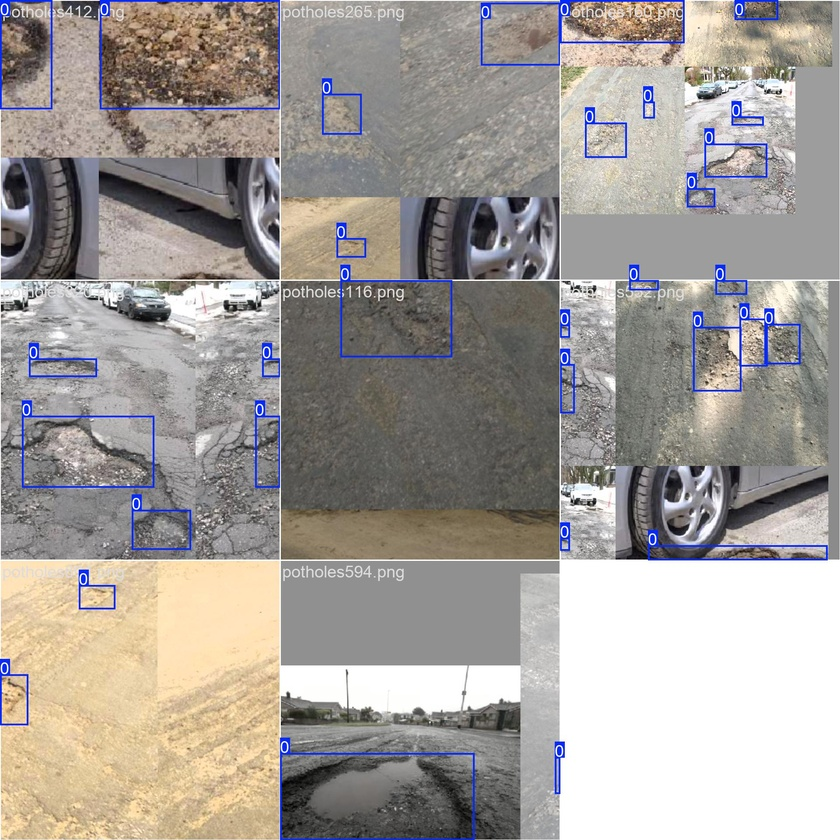
#> input picture Pothole Detection using opencv and yolo/train/train_batch0.jpg, 840 x 840 px, shrunk from 1920 x 1920 before the run
$ python -i opencv_detect.py   (imports and definitions only)   (older library calls are emulated)
#> lines starting #> are read from the running program, lines starting #| are printed output that depends on the picture; after the words box and inside, x2 and y2 are one past the last pixel; in counts of white or black regions, pixels touching at a corner belong together
#> further down, picture is the input picture: shape (840, 840, 3); mean B, G, R 153.3, 157.7, 163.1
import cv2
import numpy as np

def detect_potholes(image):
    """Detect potholes in an image using OpenCV."""
    gray = cv2.cvtColor(image, cv2.COLOR_BGR2GRAY)
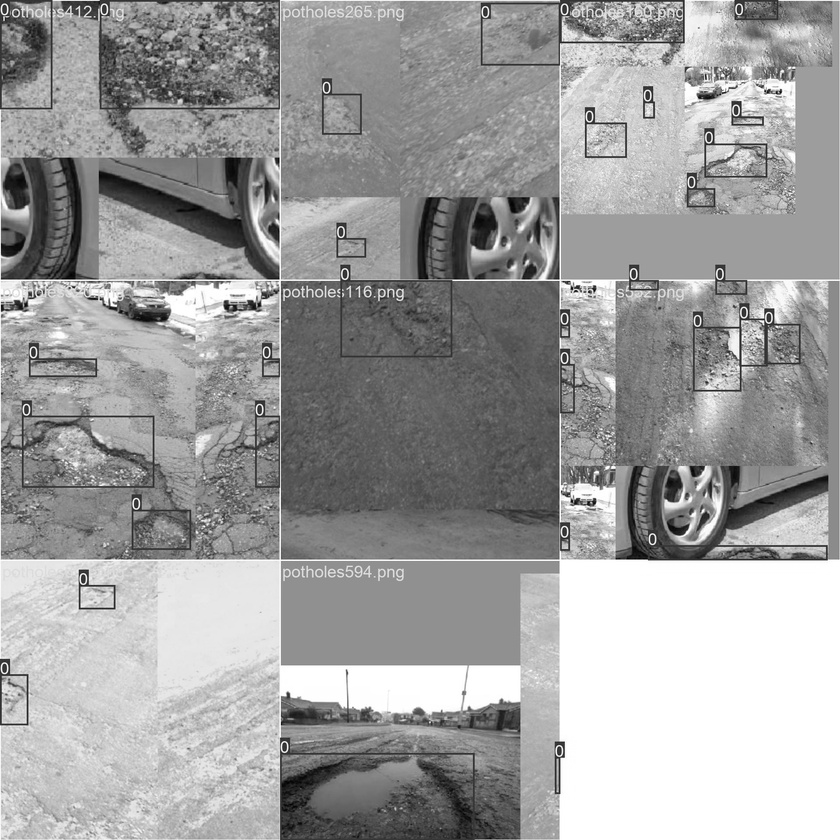
#> gray: shape (840, 840); min 0, max 255, mean 158.8

    blurred = cv2.GaussianBlur(gray, (5, 5), 0)

    thresh = cv2.adaptiveThreshold(blurred, 255, cv2.ADAPTIVE_THRESH_GAUSSIAN_C, cv2.THRESH_BINARY_INV, 11, 2)
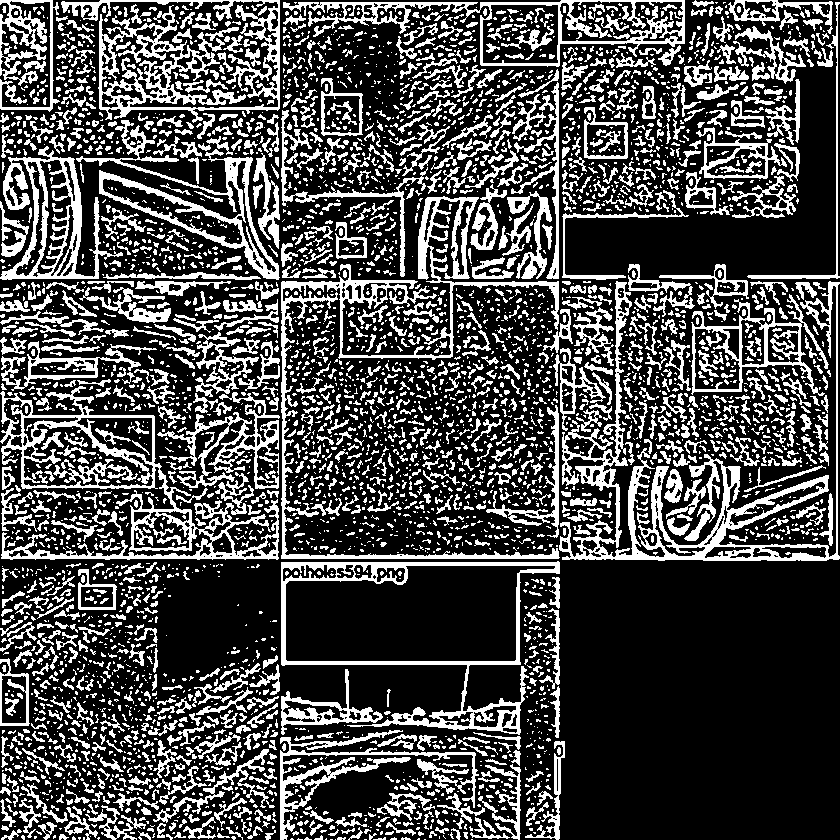
#> thresh: shape (840, 840); 28.7% white; 4433 white regions (3044 under 20 px)

    #edges = cv2.Canny(gray, 50,100)

    laplacian = cv2.Laplacian(thresh, cv2.CV_64F)
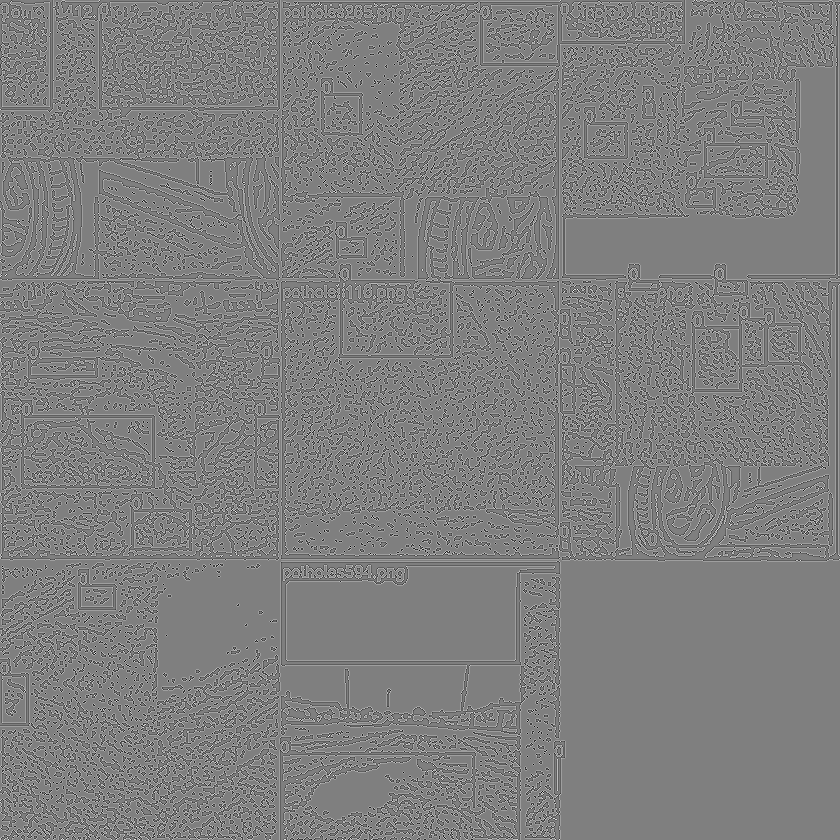
#> laplacian: shape (840, 840) float64; min -1020, max 1020, mean 0; drawn with min black and max white
    laplacian = np.uint8(np.absolute(laplacian))
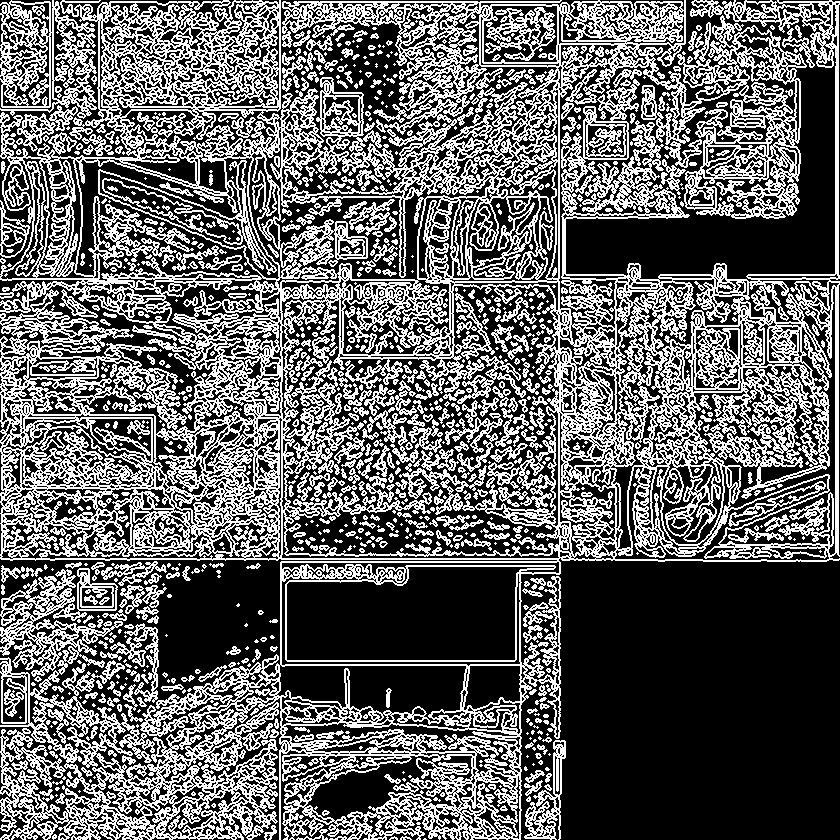
#> laplacian: shape (840, 840); min 0, max 255, mean 99.1

    contours, _ = cv2.findContours(laplacian, cv2.RETR_EXTERNAL, cv2.CHAIN_APPROX_SIMPLE)
#> contours = 325 contours, 197 with area under 20; largest, box (x1, y1, x2, y2) and area: (0, 0, 840, 840) 507008, (0, 0, 97, 119) 8156, (524, 740, 566, 840) 1585, (53, 568, 118, 621) 1408, (100, 623, 159, 703) 994

    for cnt in contours:
        area = cv2.contourArea(cnt)
        perimeter = cv2.arcLength(cnt,True)

        if area > 500 and perimeter > 100:
            approx = cv2.approxPolyDP(cnt, 0.02 * perimeter, True)
            cv2.drawContours(image, [approx], -1, (0, 255, 0), 2)
#> this loop made 325 passes
#> (area, perimeter, approx) on pass 324: (507008.5, 24693.6, [[60, 2], [557, 560], [0, 839], [839, 559]])
#> (area, perimeter) on passes 5, 6, 11, 13, 14, 16: (53, 102.6), (56.5, 66.18), (44, 34.63), (40, 30.63), (51.5, 73.15), (23, 20.14)
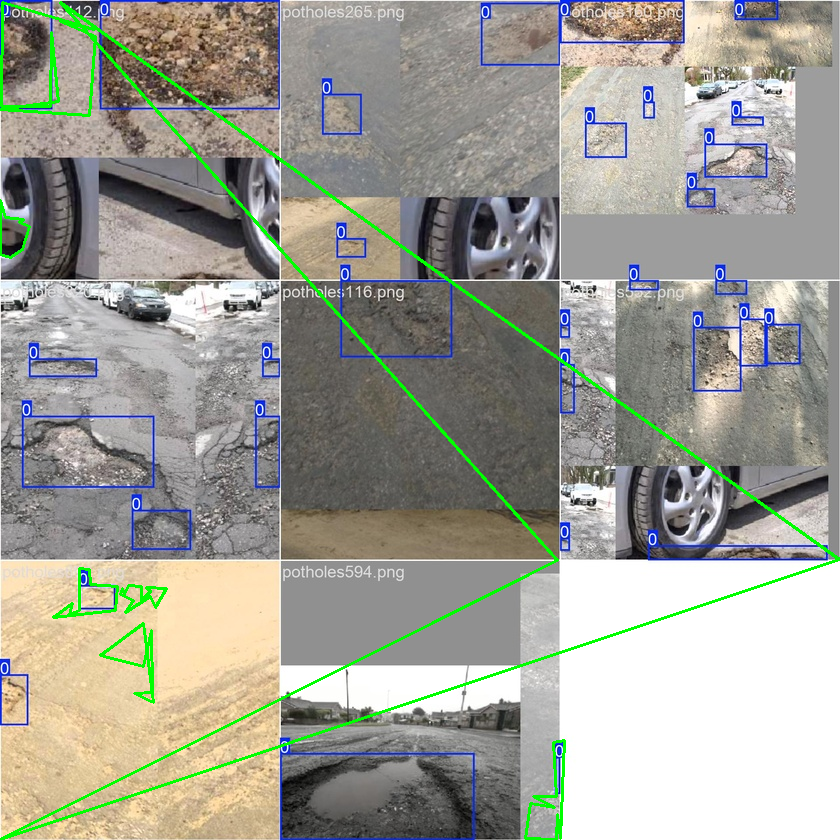
#> image: shape (840, 840, 3); 2.1% of pixels changed, all inside (x1, y1, x2, y2) = (0, 1, 840, 840)
            #x, y, w, h = cv2.boundingRect(cnt)
            #cv2.rectangle(image, (x, y), (x+w, y+h), (0, 0, 255), 2)

    return image

>>> import cv2
>>> picture = cv2.imread('train/train_batch0.jpg')
>>> result = detect_potholes(picture)

$ run again, on Pothole Detection using opencv and yolo/train/train_batch1.jpg
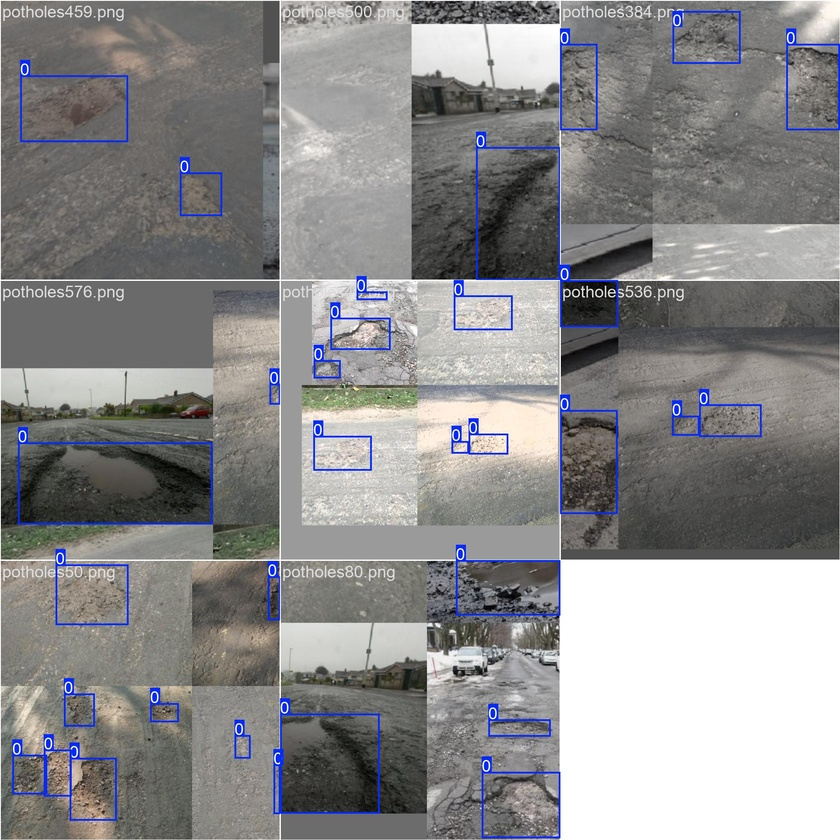
#> input picture Pothole Detection using opencv and yolo/train/train_batch1.jpg, 840 x 840 px, shrunk from 1920 x 1920 before the run
#> picture is the input picture: shape (840, 840, 3); mean B, G, R 139.8, 139, 139.5
#> in detect_potholes, `thresh = cv2.adaptiveThreshold(blurred, 255, cv2.ADAPTIVE_THRESH_GAUSS..`:
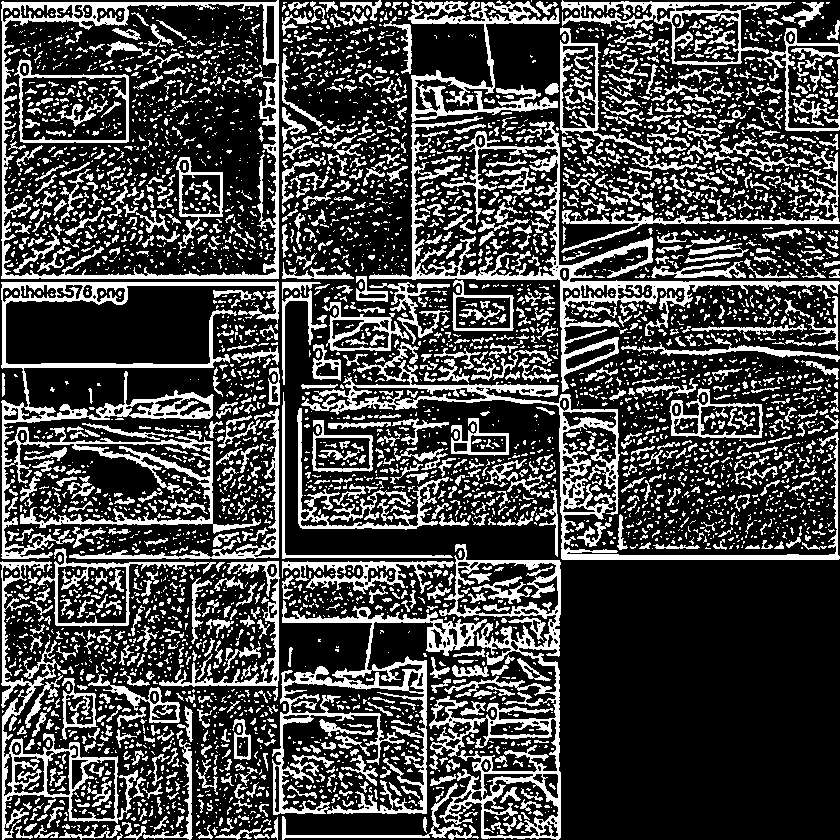
#> thresh: shape (840, 840); 27.5% white; 5040 white regions (3753 under 20 px)
#> contours = 536 contours, 309 with area under 20; largest, box (x1, y1, x2, y2) and area: (0, 0, 840, 840) 503457, (281, 46, 409, 215) 5666, (726, 440, 824, 513) 2384, (281, 0, 383, 44) 2363, (621, 433, 699, 478) 1190
#> the loop in detect_potholes, `for cnt in contours:` made 536 passes
#> (area, perimeter, approx) on pass 536: (503457, 21349, [[2, 0], [1, 839], [559, 839], [839, 43]])
#> after the loop in detect_potholes, `for cnt in contours:`:
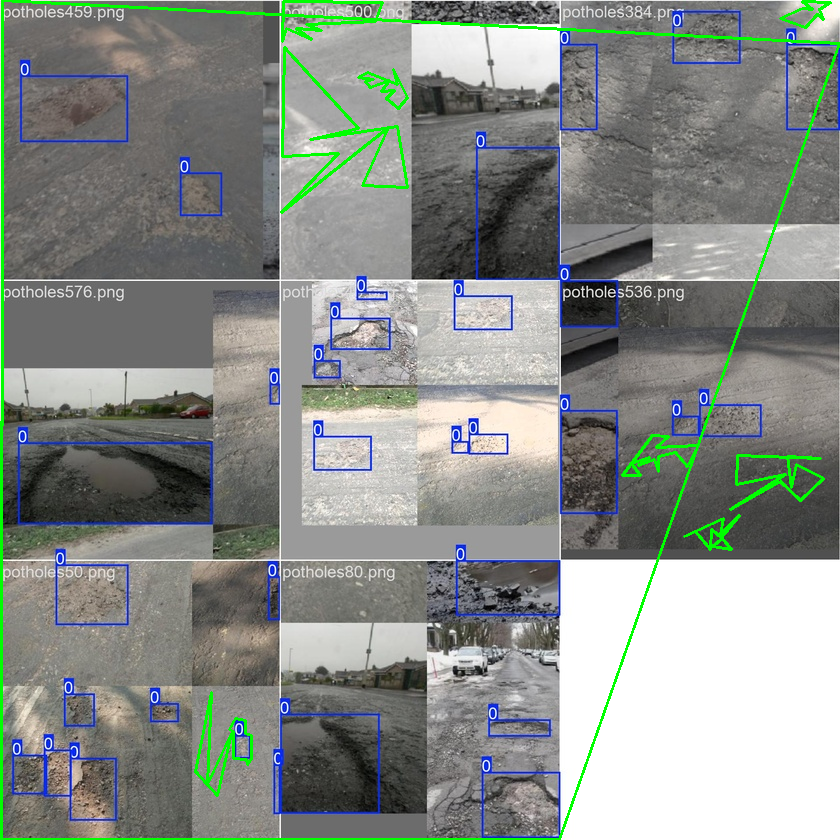
#> image: shape (840, 840, 3); 2.32% of pixels changed, all inside (x1, y1, x2, y2) = (0, 0, 840, 840)

$ run again, on Pothole Detection using opencv and yolo/train/train_batch2.jpg
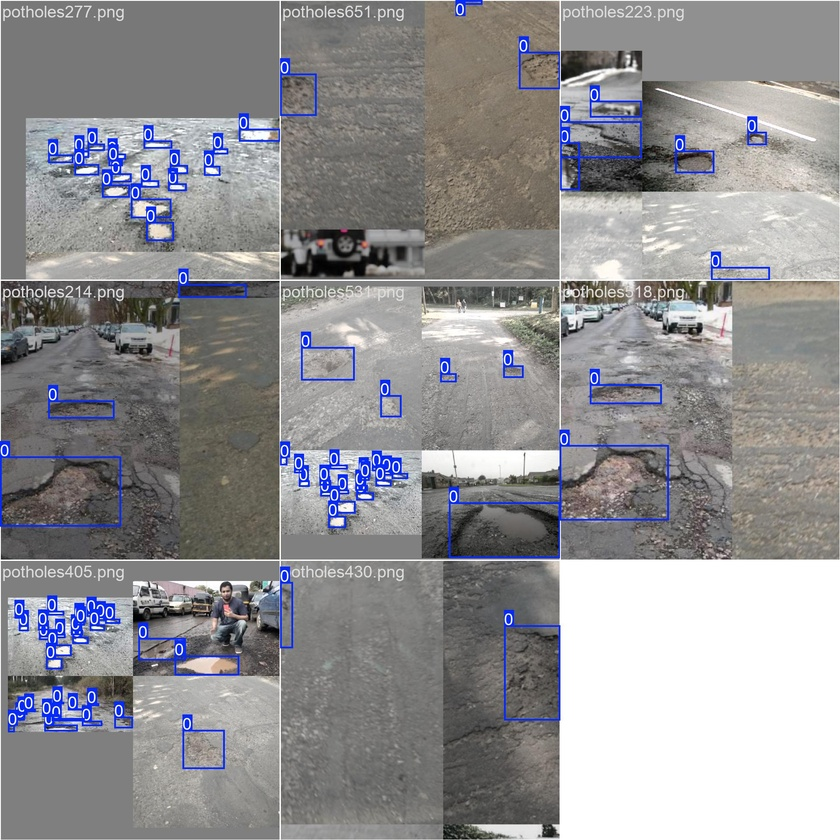
#> input picture Pothole Detection using opencv and yolo/train/train_batch2.jpg, 840 x 840 px, shrunk from 1920 x 1920 before the run
#> picture is the input picture: shape (840, 840, 3); mean B, G, R 147.3, 144.7, 145.2
#> in detect_potholes, `thresh = cv2.adaptiveThreshold(blurred, 255, cv2.ADAPTIVE_THRESH_GAUSS..`:
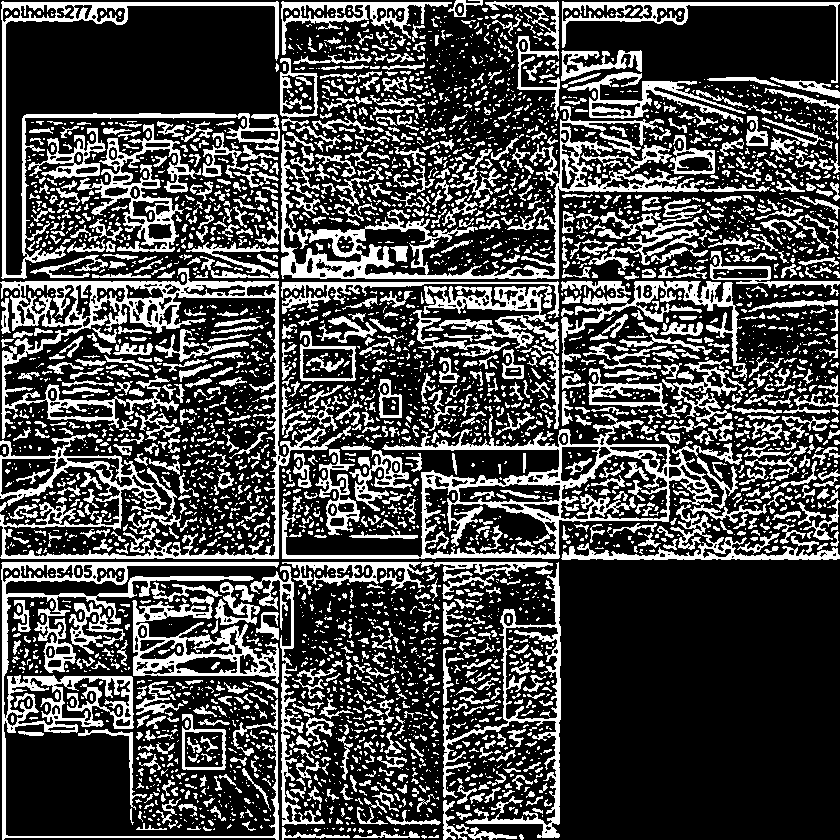
#> thresh: shape (840, 840); 28.7% white; 4273 white regions (3014 under 20 px)
#> contours = 366 contours, 232 with area under 20; largest, box (x1, y1, x2, y2) and area: (0, 0, 840, 561) 420068, (0, 561, 562, 840) 96206, (181, 713, 238, 771) 2054, (192, 680, 269, 719) 906, (740, 299, 839, 317) 566
#> the loop in detect_potholes, `for cnt in contours:` made 366 passes
#> (area, perimeter) on passes 4, 10, 12: (450, 297.9), (22.5, 26.38), (57, 47.46)
#> after the loop in detect_potholes, `for cnt in contours:`:
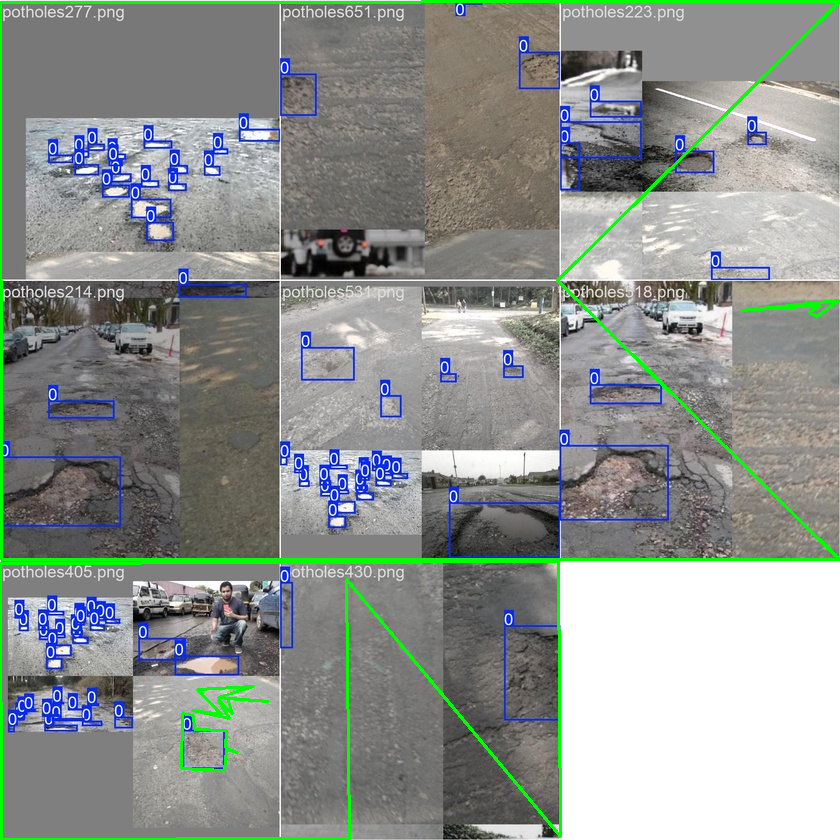
#> image: shape (840, 840, 3); 2.36% of pixels changed, all inside (x1, y1, x2, y2) = (0, 0, 840, 840)
